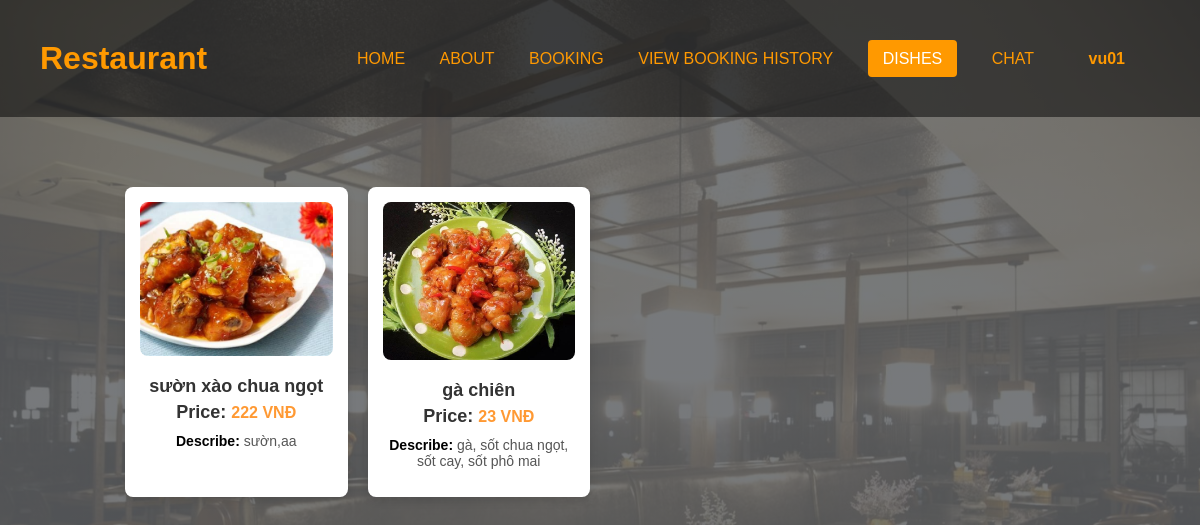
Screenshot of /user_interface/order.php (signed in) with the database file from the repository.
### tables this page shows
CREATE TABLE `menu` (
  `dish_id` int(11) NOT NULL,
  `dish_name` varchar(100) NOT NULL,
  `dish_describe` text DEFAULT NULL,
  `price` int(10) NOT NULL,
  `image_path` varchar(255) DEFAULT NULL
);

### user_interface/order.php (the view, shortened to what this page needs)
<?php
include 'config/config.php';
if (isset($_SESSION['user_name'])) {
    $userName = $_SESSION['user_name'];
} else {
    $userName = "USER";
}
$sql = "SELECT menu.dish_id, menu.dish_name, menu.price, menu.dish_describe, menu.image_path,
        GROUP_CONCAT(ingredients.ingredient_name SEPARATOR ', ') AS ingredients
        FROM menu
        LEFT JOIN dish_ingredients ON menu.dish_id = dish_ingredients.dish_id
        LEFT JOIN ingredients ON dish_ingredients.ingredient_id = ingredients.ingredient_id
        GROUP BY menu.dish_id";
$result = $mysqli->query($sql);
?>
<!DOCTYPE html>
<html lang="en">
<head>
    <link rel="stylesheet" href="order.css">
</head>
<body>
    <div class="navbar">
        <div class="logo">
            <h1 style="color: #ff9900;">Restaurant</h1>
        </div>
        <div class="nav-links">
            <a href="HomePage.php">HOME</a>
            <a href="about.php">ABOUT</a>
            <a href="booking.php">BOOKING</a>
            <a href="history2.php">VIEW BOOKING HISTORY</a>
            <a href="order.php">DISHES</a>
            <a href="../chat.php">CHAT</a>
            <div class="dropdown">
                <a href="#" class="user-btn" class="user-btn"><?php echo htmlspecialchars($userName); ?></a>
            </div>
        </div>
    </div>
    <div class="container-a">
        <div class="container">
            <?php while($row = $result->fetch_assoc()): ?>
            <div class="item">
                <img src="<?php echo htmlspecialchars($row['image_path']); ?>" alt="Food Image" width="200">
                <h3><?php echo htmlspecialchars($row['dish_name']); ?> <p></p> <span style="font-weight: bold;">Price: </span>  <span class="price"><?php echo htmlspecialchars($row['price']); ?> VNĐ</span></h3>
                <p> <span style="font-weight: bold; color: black;">Describe: </span> <?php echo htmlspecialchars($row['dish_describe']); ?></p>
            </div>
            <?php endwhile; ?>
        </div>
    </div>
</body>
</html>

### user_interface/order.css (style rules this page uses)
* { margin: 0; padding: 0; box-sizing: border-box; }
body { font-family: 'Arial', sans-serif; background: linear-gradient(rgba(233, 239, 246, 0.7), rgba(233, 239, 246, 0.7)), url('../user_interface/images/da4.jpg'); background-size: cover; background-position: center; border-radius: 8px; }
body::before { content: ""; position: fixed; top: 0; left: 0; width: 100%; height: 100%; background-color: rgba(0, 0, 0, 0.5); z-index: -1; }
.navbar { display: flex; justify-content: space-between; align-items: center; padding: 40px; background-color: rgba(0, 0, 0, 0.5); }
.navbar a { color: #ff9900; text-decoration: none; margin: 0 15px; }
.navbar .nav-links a:nth-child(5) { background-color: #ff9900; color: #fff; padding: 10px 15px; border-radius: 4px; text-decoration: none; }
body { font-family: Arial, sans-serif; }
.container-a { display: flex; justify-content: space-between; padding: 50px; height: 100vh; position: relative; }
.container { display: grid; grid-template-columns: repeat(auto-fill, minmax(200px, 1fr)); gap: 20px; width: 90%; margin: 0 auto; padding: 20px; height: 50%; }
.item { display: flex; flex-direction: column; align-items: center; background-color: #fff; padding: 15px; box-shadow: 0 4px 8px rgba(0, 0, 0, 0.1); border-radius: 8px; text-align: center; }
.item img { width: 100%; height: auto; border-radius: 8px; object-fit: cover; margin-bottom: 10px; }
.item h3 { font-size: 18px; color: #333; margin: 10px 0 5px; }
.item .price { font-size: 16px; color: #ff9933; font-weight: bold; margin-top: 5px; }
.item p { font-size: 14px; color: #555; margin-top: 5px; }
.dropdown { position: relative; display: inline-block; }
.user-btn { color: #ffffff; padding: 10px 20px; text-decoration: none; border-radius: 5px; font-weight: bold; cursor: pointer; transition: background-color 0.3s ease, transform 0.3s ease; }

### rows the page displays
menu: image_path (picture), dish_name "sườn xào chua ngọt", price "222", dish_describe "sườn,aa"
menu: image_path (picture), dish_name "gà chiên", price "23", dish_describe "gà, sốt chua ngọt, sốt cay, sốt phô mai"

### other values shown
$userName "vu01"
